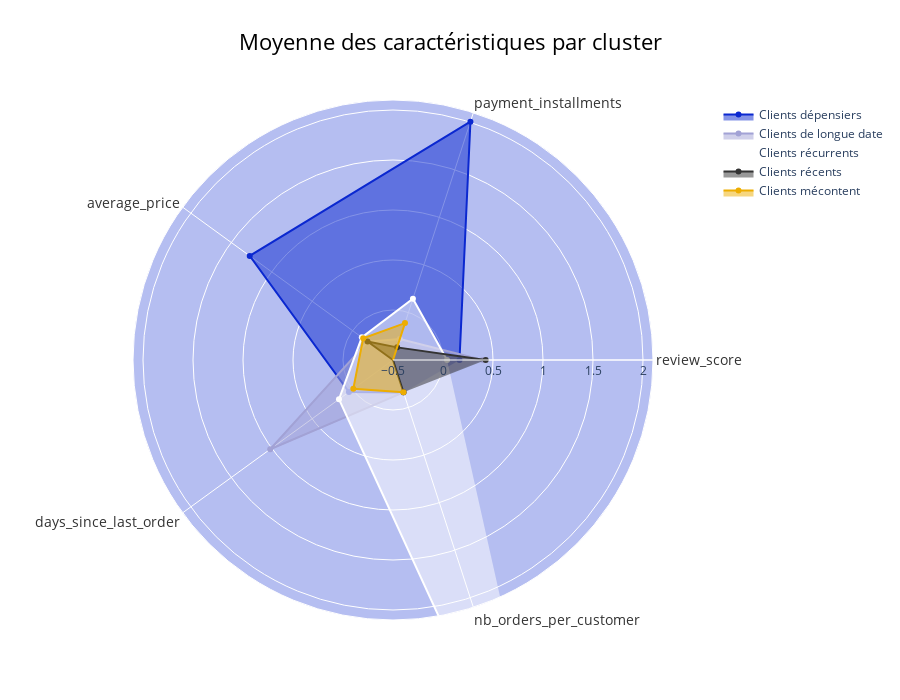

Notebook code for this chart:
### Markdown cell above
Observation des résultats afin d'expliquer le clustering au travers une représentation de type radarplot.

### Code cell
categories = centroide_kmean.drop(columns="clusters").columns.tolist()
max_value = centroide_kmean.select_dtypes(float).values.max()
colors = ["#0B28D0","#A2A2D5","#FFF","#333","#EDAD01"]

fig = go.Figure()

fig.add_trace(go.Scatterpolar(
      r=centroide_kmean.iloc[0,1:].tolist(),
      theta=categories,
      fill='toself',
      hovertemplate='Moy_Cluster: %{r}',
      name=centroide_kmean["clusters"][0],
      marker=dict(color=colors[0])
))
fig.add_trace(go.Scatterpolar(
      r=centroide_kmean.iloc[1,1:].tolist(),
      theta=categories,
      fill='toself',
      hovertemplate='Moy_Cluster: %{r}',
      name=centroide_kmean["clusters"][1],
      marker=dict(color=colors[1])
))
fig.add_trace(go.Scatterpolar(
      r=centroide_kmean.iloc[2,1:].tolist(),
      theta=categories,
      fill='toself',
      hovertemplate='Moy_Cluster: %{r}',
      name=centroide_kmean["clusters"][2],
      marker=dict(color=colors[2])
))
fig.add_trace(go.Scatterpolar(
      r=centroide_kmean.iloc[3,1:].tolist(),
      theta=categories,
      fill='toself',
      hovertemplate='Moy_Cluster: %{r}',
      name=centroide_kmean["clusters"][3],
      marker=dict(color=colors[3])
))
fig.add_trace(go.Scatterpolar(
      r=centroide_kmean.iloc[4,1:].tolist(),
      theta=categories,
      fill='toself',
      hovertemplate='Moy_Cluster: %{r}',
      name=centroide_kmean["clusters"][4],
      marker=dict(color=colors[4])
))

fig.update_layout(
    polar=dict(radialaxis=dict(range=[-0.5, 2.1],visible=True),angularaxis=dict(tickfont=dict(size=14, color='#333')), bgcolor='rgba(11, 40, 208, 0.3)'),
    showlegend=True,
    title=dict(text="Moyenne des caractéristiques par cluster",x=0.5,y=0.95),
    title_font=dict(size=22, color='#000'),
    width=900,  # Width of the figure in pixels
    height=700,  # Height of the figure in pixels
)

fig.show()

### Figure 1 — Plotly figure (JSON) as saved in the notebook; plotly's stock layout.template omitted (floating-point values rounded to 4 significant figures)
{"data": [{"fill": "toself", "hovertemplate": "Moy_Cluster: %{r}", "marker": {"color": "#0B28D0"}, "name": "Clients dépensiers", "r": [0.1648, 2.006, 1.271, 0.04456, -0.1582], "theta": ["review_score", "payment_installments", "average_price", "days_since_last_order", "nb_orders_per_customer"], "type": "scatterpolar"}, {"fill": "toself", "hovertemplate": "Moy_Cluster: %{r}", "marker": {"color": "#A2A2D5"}, "name": "Clients de longue date", "r": [0.3969, -0.2799, -0.1873, 1.018, -0.1603], "theta": ["review_score", "payment_installments", "average_price", "days_since_last_order", "nb_orders_per_customer"], "type": "scatterpolar"}, {"fill": "toself", "hovertemplate": "Moy_Cluster: %{r}", "marker": {"color": "#FFF"}, "name": "Clients récurrents", "r": [0.04036, 0.1445, -0.1147, 0.1677, 5.132], "theta": ["review_score", "payment_installments", "average_price", "days_since_last_order", "nb_orders_per_customer"], "type": "scatterpolar"}, {"fill": "toself", "hovertemplate": "Moy_Cluster: %{r}", "marker": {"color": "#333"}, "name": "Clients récents", "r": [0.4267, -0.3672, -0.1853, -0.7662, -0.1603], "theta": ["review_score", "payment_installments", "average_price", "days_since_last_order", "nb_orders_per_customer"], "type": "scatterpolar"}, {"fill": "toself", "hovertemplate": "Moy_Cluster: %{r}", "marker": {"color": "#EDAD01"}, "name": "Clients mécontent", "r": [-1.907, -0.1122, -0.1317, -0.009223, -0.1603], "theta": ["review_score", "payment_installments", "average_price", "days_since_last_order", "nb_orders_per_customer"], "type": "scatterpolar"}], "layout": {"height": 700, "polar": {"angularaxis": {"tickfont": {"color": "#333", "size": 14}}, "bgcolor": "rgba(11, 40, 208, 0.3)", "radialaxis": {"range": [-0.5, 2.1], "visible": true}}, "showlegend": true, "title": {"font": {"color": "#000", "size": 22}, "text": "Moyenne des caractéristiques par cluster", "x": 0.5, "y": 0.95}, "width": 900}}
